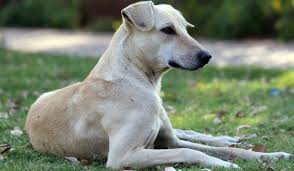
#> input picture dog.jpg, 294 x 171 px, found by its file name
$ jupyter execute lab03.ipynb   (older library calls are emulated)
#> lines starting #> are read from the running program, lines starting #| are printed output that depends on the picture
[cell 1]
import cv2
import numpy as np
import matplotlib.pyplot as plt

[cell 2]
image = cv2.imread('/content/dog.jpg', cv2.IMREAD_GRAYSCALE)
#> image: shape (171, 294); min 0, max 255, mean 125.5
plt.imshow(image)

[cell 3]
blurred = cv2.GaussianBlur(image,(5,5),0)
log = cv2.Laplacian(blurred, cv2.CV_64F)
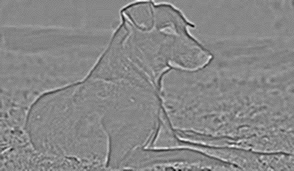
#> log: shape (171, 294) float64; min -66, max 58, mean 0; drawn with min black and max white
log_abs = cv2.convertScaleAbs(log)
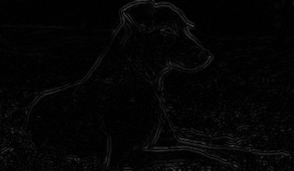
#> log_abs: shape (171, 294); min 0, max 66, mean 4.6

[cell 4]
gaussian1 = cv2.GaussianBlur(image,(5,5),1)
gaussian2 = cv2.GaussianBlur(image,(5,5),2)
dog = cv2.absdiff(gaussian1, gaussian2)
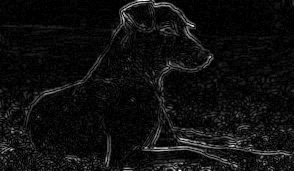
#> dog: shape (171, 294); min 0, max 32, mean 2; drawn with min black and max white

[cell 5]
plt.figure(figsize=(10,5))
plt.subplot(1,3,1), plt.title('Original Image'), plt.imshow(image, cmap='gray')
plt.subplot(1,3,2), plt.title('LoG'), plt.imshow(log_abs, cmap='gray')
plt.subplot(1,3,3), plt.title('DoG'), plt.imshow(dog, cmap = 'gray')
plt.show()

[cell 6]
image = cv2.imread('/content/dog.jpg')
#> image is the input picture: shape (171, 294, 3); mean B, G, R 112.7, 130.9, 119.9

[cell 7]
image_color = cv2.cvtColor(image, cv2.COLOR_BGR2RGB)

[cell 8]
plt.imshow(image_color, cmap='PuBu')

[cell 9]
blurred = cv2.GaussianBlur(image_color,(5,5),0)
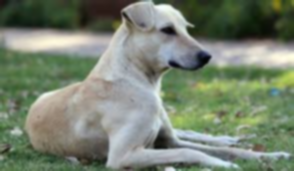
#> blurred: shape (171, 294, 3); mean R, G, B 119.9, 130.9, 112.7
log = cv2.Laplacian(blurred, cv2.CV_64F)
#> log: shape (171, 294, 3) float64
log_abs = cv2.convertScaleAbs(log)
#> log_abs: shape (171, 294, 3)

[cell 10]
plt.imshow(log_abs, cmap='Blues')

[cell 11]
gaussian1 = cv2.GaussianBlur(image_color,(5,5),1)
#> gaussian1: shape (171, 294, 3)
gaussian2 = cv2.GaussianBlur(image_color,(5,5),2)
#> gaussian2: shape (171, 294, 3)
dog = cv2.absdiff(gaussian1, gaussian2)
#> dog: shape (171, 294, 3)

[cell 12]
plt.imshow(dog, cmap='Greens')

[cell 13]
image = cv2.imread('/content/dog.jpg', cv2.IMREAD_GRAYSCALE)

[cell 14]
params = cv2.SimpleBlobDetector_Params()
params.filterByArea = True
params.minArea = 50
params.maxArea = 2000
params.filterByCircularity = False
params.minThreshold = 10
params.maxThreshold = 200

detector = cv2.SimpleBlobDetector_create(params)


keypoints = detector.detect(image)
#> keypoints = 1 keypoints; (x, y, size): (168, 30, 11.4)


image_with_blobs = cv2.drawKeypoints(image, keypoints, None, (0, 0, 255), cv2.DRAW_MATCHES_FLAGS_DRAW_RICH_KEYPOINTS)

plt.imshow(image_with_blobs[..., ::-1])
plt.title('Blobs Detected')
plt.show()

[cell 15]
color_image = cv2.imread('/content/dog.jpg')
gray_image = cv2.cvtColor(color_image, cv2.COLOR_BGR2GRAY)


keypoints = detector.detect(gray_image)


image_with_blobs_color = cv2.drawKeypoints(color_image, keypoints, None, (0, 255, 0), cv2.DRAW_MATCHES_FLAGS_DRAW_RICH_KEYPOINTS)


plt.imshow(image_with_blobs_color[..., ::-1])
plt.title('Blobs on Color Image')
plt.show()

[cell 16]
import cv2
import numpy as np
import matplotlib.pyplot as plt

[cell 17]
image = cv2.imread('/content/dog.jpg',cv2.IMREAD_GRAYSCALE)

[cell 18]
harris_corners = cv2.cornerHarris(image, blockSize=2, ksize=3, k=0.04)
harris_corners = cv2.dilate(harris_corners, None)
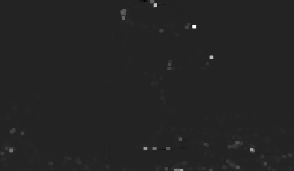
#> harris_corners: shape (171, 294) float32; min -0.00171, max 0.0104, mean 3.75e-05; drawn with min black and max white

[cell 19]
threshold = 0.01 * harris_corners.max()
#> threshold = 0.000104
image_with_corners = cv2.cvtColor(image, cv2.COLOR_GRAY2BGR)
image_with_corners[harris_corners > threshold] = [0, 0, 255]
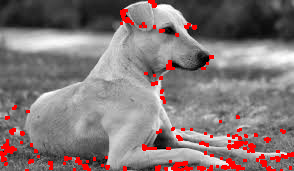
#> image_with_corners: shape (171, 294, 3); mean B, G, R 119.8, 119.8, 132

[cell 20]
threshold = 0.5 * harris_corners.max()
#> threshold = 0.00522
image_with_corners = cv2.cvtColor(image, cv2.COLOR_GRAY2BGR)
image_with_corners[harris_corners > threshold] = [0, 0, 255]
#> image_with_corners: shape (171, 294, 3); mean B, G, R 125.4, 125.4, 125.7

plt.imshow(image_with_corners[..., ::-1])
plt.title('Harris Corner Detection')
plt.show()

[cell 21]
threshold = 1.0 * harris_corners.max()
#> threshold = 0.0104
image_with_corners = cv2.cvtColor(image, cv2.COLOR_GRAY2BGR)
image_with_corners[harris_corners > threshold] = [0, 0, 255]

plt.imshow(image_with_corners[..., ::-1])
plt.title('Harris Corner Detection')
plt.show()

[cell 22]
threshold = 0.00 * harris_corners.max()
#> threshold = 0
image_with_corners = cv2.cvtColor(image, cv2.COLOR_GRAY2BGR)
image_with_corners[harris_corners > threshold] = [0, 0, 255]
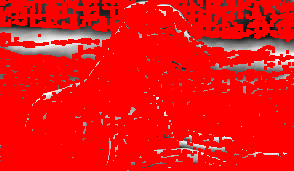
#> image_with_corners: shape (171, 294, 3); mean B, G, R 18.6, 18.6, 236.5

plt.imshow(image_with_corners[..., ::-1])
plt.title('Harris Corner Detection')
plt.show()

[cell 23]
plt.imshow(image_with_corners[..., ::-1])
plt.title('Harris Corner Detection')
plt.show()

[cell 24]
image = cv2.imread('/content/dog.jpg',cv2.IMREAD_GRAYSCALE)

[cell 25]
max_corners = 50
quality_level = 0.01
min_distance = 10
corners = cv2.goodFeaturesToTrack(image, maxCorners=max_corners, qualityLevel=quality_level, minDistance=min_distance)
#> corners = 50 rows, first 8: [194, 26], [210, 56], [154, 4], [123, 12], [250, 149], [144, 147], [177, 169], [160, 30]
corners = np.int0(corners)

image_with_corners = cv2.cvtColor(image, cv2.COLOR_GRAY2BGR)
for corner in corners:
    x,y = corner.ravel()
    cv2.circle(image_with_corners, (x,y), 5, (0,0,255), -1)
#> this loop made 50 passes
#> (x, y) on passes 1 to 12: (194, 26), (210, 56), (154, 4), (123, 12), (250, 149), (144, 147), (177, 169), (160, 30), (11, 131), (154, 147), (10, 150), (21, 132)
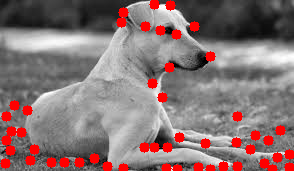
#> image_with_corners: shape (171, 294, 3); mean B, G, R 116.2, 116.2, 136.1

plt.imshow(image_with_corners[...,::-1])
plt.title(f'Shi-Thomas Corner Detection ({max_corners} corners)')
plt.show()

[cell 26]
max_corners = 90
quality_level = 0.01
min_distance = 10
corners = cv2.goodFeaturesToTrack(image, maxCorners=max_corners, qualityLevel=quality_level, minDistance=min_distance)
#> corners = 90 rows, first 8: [194, 26], [210, 56], [154, 4], [123, 12], [250, 149], [144, 147], [177, 169], [160, 30]
corners = np.int0(corners)

image_with_corners = cv2.cvtColor(image, cv2.COLOR_GRAY2BGR)
for corner in corners:
    x,y = corner.ravel()
    cv2.circle(image_with_corners, (x,y), 5, (0,0,255), -1)
#> this loop made 90 passes
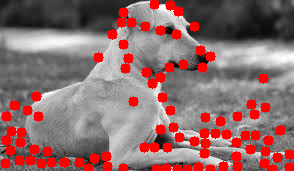
#> image_with_corners: shape (171, 294, 3); mean B, G, R 107.8, 107.8, 143.7

plt.imshow(image_with_corners[...,::-1])
plt.title(f'Shi-Thomas Corner Detection ({max_corners} corners)')
plt.show()

[cell 27]
max_corners = 100
quality_level = 0.01
min_distance = 10
corners = cv2.goodFeaturesToTrack(image, maxCorners=max_corners, qualityLevel=quality_level, minDistance=min_distance)
#> corners = 100 rows, first 8: [194, 26], [210, 56], [154, 4], [123, 12], [250, 149], [144, 147], [177, 169], [160, 30]
corners = np.int0(corners)

image_with_corners = cv2.cvtColor(image, cv2.COLOR_GRAY2BGR)
for corner in corners:
    x,y = corner.ravel()
    cv2.circle(image_with_corners, (x,y), 5, (0,0,255), -1)
#> this loop made 100 passes
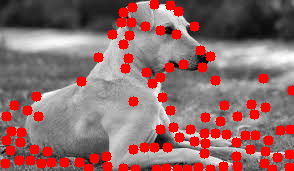
#> image_with_corners: shape (171, 294, 3); mean B, G, R 105.8, 105.8, 145.5

plt.imshow(image_with_corners[...,::-1])
plt.title(f'Shi-Thomas Corner Detection ({max_corners} corners)')
plt.show()
